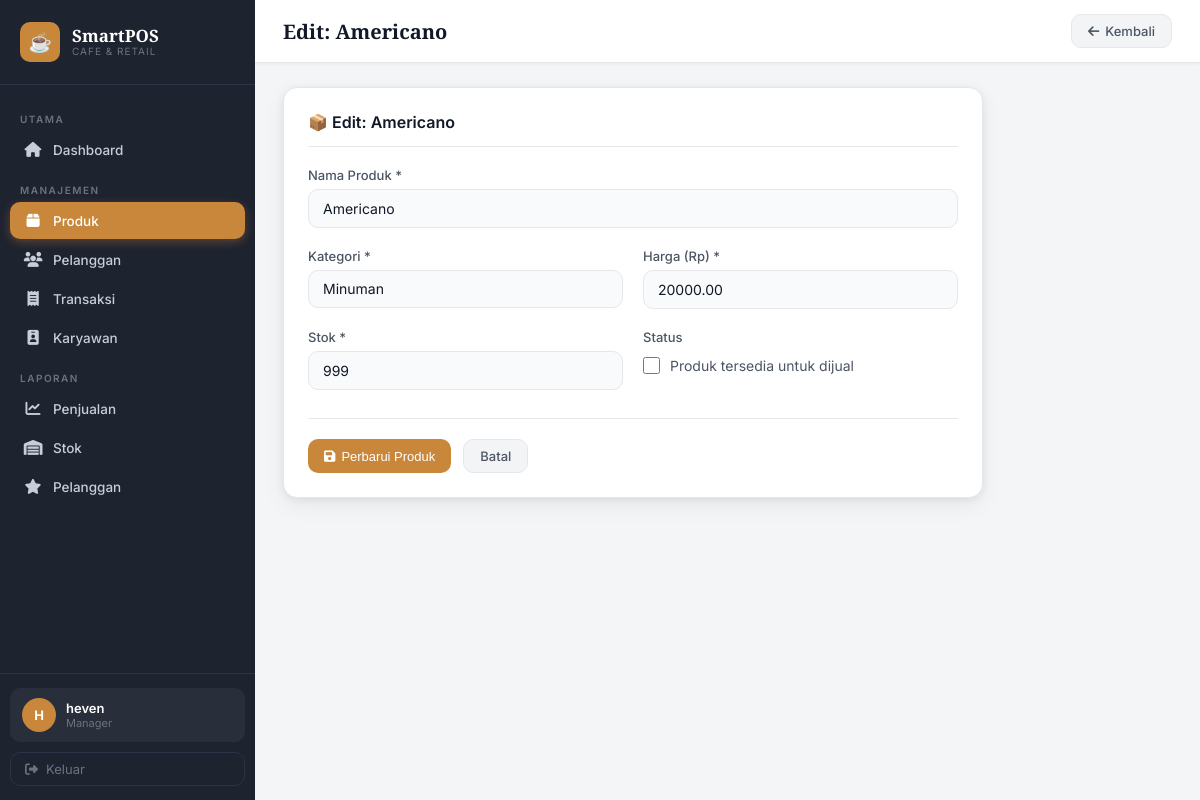
The app's page /products/2/edit/ (signed in) with its own data.
### pos/models.py (models this page shows, shortened)
class BaseModel(models.Model):
    created_at = models.DateTimeField(auto_now_add=True)
    updated_at = models.DateTimeField(auto_now=True)
    class Meta:
        abstract = True  # tidak membuat tabel sendiri

class Product(BaseModel):
    CATEGORY_CHOICES = [
        ('food',        'Makanan'),
        ('beverage',    'Minuman'),
        ('snack',       'Snack'),
        ('merchandise', 'Merchandise'),
        ('other',       'Lainnya'),
    ]
    name         = models.CharField(max_length=100, verbose_name="Nama Produk")
    category     = models.CharField(max_length=50, choices=CATEGORY_CHOICES, default='other', verbose_name="Kategori")
    price        = models.DecimalField(max_digits=10, decimal_places=2, validators=[MinValueValidator(Decimal('0.01'))], verbose_name="Harga (Rp)")
    stock        = models.IntegerField(default=0, validators=[MinValueValidator(0)], verbose_name="Stok")
    is_available = models.BooleanField(default=True, verbose_name="Tersedia")
    class Meta:
        verbose_name        = "Produk"
        verbose_name_plural = "Produk"
        ordering            = ['category', 'name']
    def __init__(self, *args, **kwargs):
        super().__init__(*args, **kwargs)
        self.__discount = 0  # ENCAPSULATION: private, tidak bisa diakses dari luar

### pos/views.py (the view, shortened to what this page needs)
# urls.py: path('products/<int:pk>/edit/', views.ProductUpdateView.as_view(), name='product_update'),
class ProductUpdateView(RoleRequiredMixin, UpdateView):
    allowed_positions = ('manager', 'supervisor')
    model = Product
    form_class = ProductForm
    template_name = 'pos/products/form.html'
    success_url = reverse_lazy('product_list')
    login_url = '/login/'
    def get_context_data(self, **kwargs):
        context = super().get_context_data(**kwargs)
        context['page_title'] = 'Edit Produk'
        context['form_title'] = f'Edit: {self.object.name}'
        context['submit_label'] = 'Perbarui Produk'
        return context

### pos/context_processors.py (called while the page is built, shortened)
def user_role(request):
    if not request.user.is_authenticated:
        return {}
    if request.user.is_superuser:
        return {
            'user_position':         'manager',
            'user_position_display': 'Manager',
            'is_full_access':        True,
            'can_manage_products':   True,
            'can_manage_employees':  True,
            'can_view_transactions': True,
            'can_create_transaction':True,
            'can_view_customers':    True,
            'can_view_reports':      True,
            'can_view_stock_report': True,
        }

### pos/views.py (called while the page is built)
    def dispatch(self, request, *args, **kwargs):
        if not request.user.is_authenticated:
            return self.handle_no_permission()
        if request.user.is_superuser:
            return super().dispatch(request, *args, **kwargs)
        position = RoleHelper.get_position(request.user)
        if self.allowed_positions and position not in self.allowed_positions:
            messages.error(request, '⛔ Akses ditolak. Anda tidak memiliki izin untuk halaman ini.')
            return redirect('dashboard')
        return super().dispatch(request, *args, **kwargs)

### templates/pos/products/form.html (shortened to what this page needs)
{% extends 'pos/base.html' %}
{% block page_title %}{{ form_title }}{% endblock %}
{% block topbar_actions %}
<a href="{% url 'product_list' %}" class="btn btn-secondary"><i class="fas fa-arrow-left"></i> Kembali</a>
{% endblock %}
{% block content %}
<div class="card" style="max-width:700px;">
  <div class="card-header"><span class="card-title">📦 {{ form_title }}</span></div>
  <form method="POST" id="productForm">
    <div class="form-grid">
      <div class="form-group" style="grid-column:1/-1;">
        <label class="form-label">Nama Produk *</label>
        {{ form.name }}
      </div>
      <div class="form-group">
        <label class="form-label">Kategori *</label>
        {{ form.category }}
      </div>
      <div class="form-group">
        <label class="form-label">Harga (Rp) *</label>
        {{ form.price }}
      </div>
      <div class="form-group">
        <label class="form-label">Stok *</label>
        {{ form.stock }}
      </div>
      <div class="form-group">
        <label class="form-label">Status</label>
        <div class="form-check">
          {{ form.is_available }}
          <label style="font-size:14px;color:var(--text-secondary);">Produk tersedia untuk dijual</label>
        </div>
      </div>
    </div>
    <div style="display:flex;gap:12px;margin-top:28px;padding-top:20px;border-top:1px solid var(--border);">
      <button type="submit" class="btn btn-primary" id="submit_product"><i class="fas fa-save"></i> {{ submit_label }}</button>
      <a href="{% url 'product_list' %}" class="btn btn-secondary">Batal</a>
    </div>
  </form>
</div>
{% endblock %}

### templates/pos/base.html (shortened to what this page needs)
<!DOCTYPE html>
<html lang="id">
<head>
  {% load static %}
  <link rel="stylesheet" href="{% static 'css/style.css' %}">
  <link rel="stylesheet" href="https://cdnjs.cloudflare.com/ajax/libs/font-awesome/6.5.0/css/all.min.css">
</head>
<body>
<div class="app-wrapper">
  <aside class="sidebar">
    <div class="sidebar-brand">
      <div class="brand-icon">☕</div>
      <div>
        <div class="brand-name">SmartPOS</div>
        <div class="brand-sub">Cafe & Retail</div>
      </div>
    </div>
    <nav class="sidebar-nav">
      <div class="nav-section-label">Utama</div>
      <a href="{% url 'dashboard' %}" class="nav-item {% if request.resolver_match.url_name == 'dashboard' %}active{% endif %}">
        <span class="nav-icon"><i class="fas fa-house"></i></span> Dashboard
      </a>
      <div class="nav-section-label">Manajemen</div>
      <a href="{% url 'product_list' %}" class="nav-item {% if 'product' in request.resolver_match.url_name %}active{% endif %}">
        <span class="nav-icon"><i class="fas fa-box"></i></span> Produk
      </a>
      {% if can_view_customers %}
      <a href="{% url 'customer_list' %}" class="nav-item {% if 'customer' in request.resolver_match.url_name and request.resolver_match.url_name != 'report_customers' %}active{% endif %}">
        <span class="nav-icon"><i class="fas fa-users"></i></span> Pelanggan
      </a>
      {% endif %}
      {% if can_view_transactions %}
      <a href="{% url 'transaction_list' %}" class="nav-item {% if 'transaction' in request.resolver_match.url_name %}active{% endif %}">
        <span class="nav-icon"><i class="fas fa-receipt"></i></span> Transaksi
      </a>
      {% endif %}
      {% if can_manage_employees %}
      <a href="{% url 'employee_list' %}" class="nav-item {% if 'employee' in request.resolver_match.url_name %}active{% endif %}">
        <span class="nav-icon"><i class="fas fa-id-badge"></i></span> Karyawan
      </a>
      {% endif %}
      {% if is_full_access or can_view_stock_report %}
      <div class="nav-section-label">Laporan</div>
      {% if is_full_access %}
      <a href="{% url 'report_sales' %}" class="nav-item {% if request.resolver_match.url_name == 'report_sales' %}active{% endif %}">
        <span class="nav-icon"><i class="fas fa-chart-line"></i></span> Penjualan
      </a>
      {% endif %}
      {% if can_view_stock_report %}
      <a href="{% url 'report_stock' %}" class="nav-item {% if request.resolver_match.url_name == 'report_stock' %}active{% endif %}">
        <span class="nav-icon"><i class="fas fa-warehouse"></i></span> Stok
      </a>
      {% endif %}
      {% if is_full_access %}
      <a href="{% url 'report_customers' %}" class="nav-item {% if request.resolver_match.url_name == 'report_customers' %}active{% endif %}">
        <span class="nav-icon"><i class="fas fa-star"></i></span> Pelanggan
      </a>
      {% endif %}
      {% endif %}
    </nav>
    <div class="sidebar-footer">
      <div class="user-card">
        <div class="user-avatar">{{ request.user.username|slice:":1"|upper }}</div>
        <div>
          <div class="user-name">{{ request.user.get_full_name|default:request.user.username }}</div>
          <div class="user-role">{{ user_position_display|default:"Kasir" }}</div>
        </div>
      </div>
      <a href="{% url 'logout' %}" class="btn-logout">
        <i class="fas fa-sign-out-alt"></i> Keluar
      </a>
    </div>
  </aside>
  <main class="main-content">
    <div class="topbar">
      <h1 class="page-title">{% block page_title %}Dashboard{% endblock %}</h1>
      <div class="topbar-right">
        {% block topbar_actions %}{% endblock %}
      </div>
    </div>
    <div class="page-body">
      {% block content %}{% endblock %}
    </div>
  </main>
</div>
{% load static %}
</body>
</html>

### records on screen
Product: name "Americano", category "Minuman", price "20000.00", stock "999"

### other values on screen
{{ request.user.username|slice:":1"|upper }} "H"
{{ request.user.get_full_name|default:request.user.username }} "heven"
{{ user_position_display|default:"Kasir" }} "Manager"
{{ submit_label }} "Perbarui Produk"
